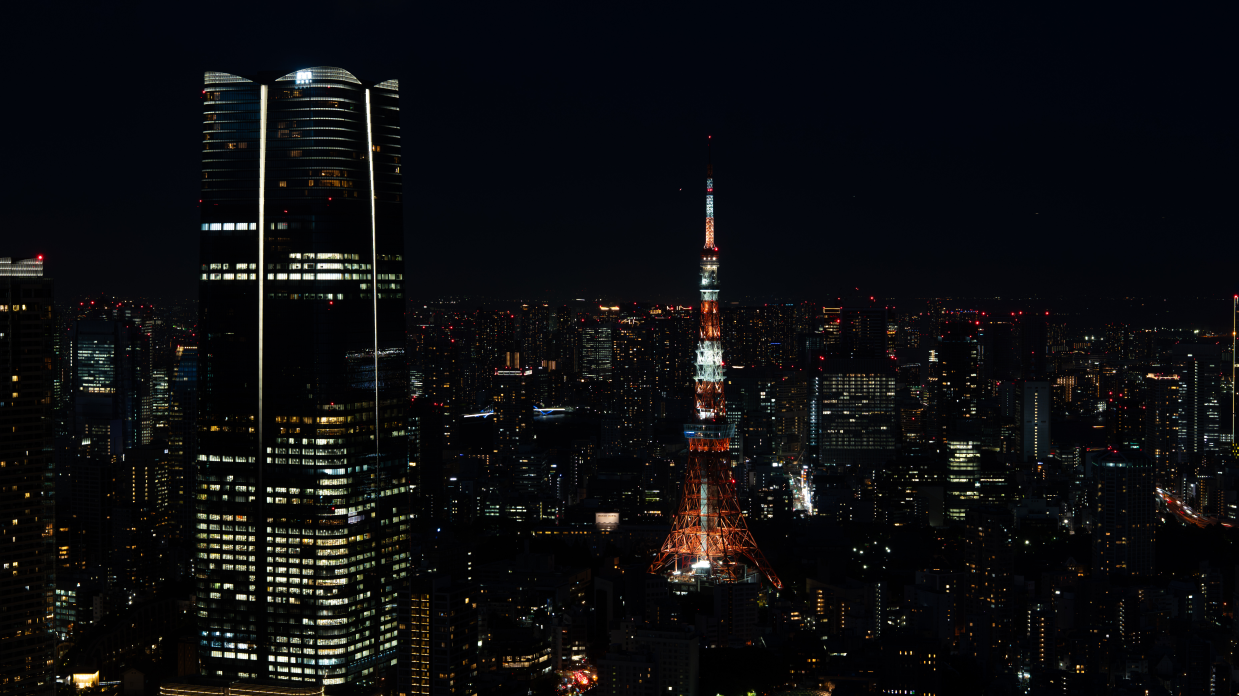
#> input picture assets/images/2025 Japan/Japan1.JPG, 6192 x 3480 px (shown at 1/5 size); its folder holds only this picture in this run
$ python optimize_photos.py
#> lines starting #> are read from the running program, lines starting #| are printed output that depends on the picture
from __future__ import annotations

import pathlib
from PIL import Image

ROOT = pathlib.Path(__file__).resolve().parents[1]
SOURCE_DIR = ROOT / "assets" / "images"
OUTPUT_DIR = ROOT / "assets" / "images" / "optimized"

SIZES = [480, 960, 1600]
WEBP_QUALITY = 80


def iter_source_images():
    for path in SOURCE_DIR.rglob("*"):
        if not path.is_file():
            continue
        if OUTPUT_DIR in path.parents:
            continue
        if path.suffix.lower() not in {".jpg", ".jpeg", ".png"}:
            continue
        yield path


def build_output_path(src_path: pathlib.Path, width: int) -> pathlib.Path:
    rel = src_path.relative_to(SOURCE_DIR)
    stem = rel.with_suffix("")
    return OUTPUT_DIR / f"{stem}-{width}w.webp"


def save_resized_webp(src_path: pathlib.Path):
    with Image.open(src_path) as img:
#> img is the input picture: PIL image 6192x3480 RGB; mean R, G, B 13, 13.4, 15.4
        original_width, original_height = img.size
#> original_width = 6192; original_height = 3480
        for width in SIZES:
            scale = width / float(original_width)
            height = int(original_height * scale)
            resized = img.resize((width, height), Image.LANCZOS)
            out_path = build_output_path(src_path, width)
            out_path.parent.mkdir(parents=True, exist_ok=True)
            resized.save(out_path, "WEBP", quality=WEBP_QUALITY, method=6)
#> this loop made 3 passes
#> pass 1, in save_resized_webp, `resized = img.resize((width, height), Image.LANCZOS)`:
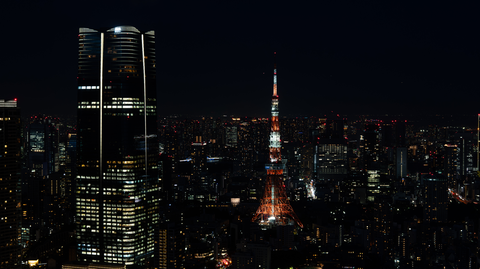
#> resized: PIL image 480x269 RGB; mean R, G, B 13.1, 13.5, 15.5
#> pass 2, in save_resized_webp, `resized = img.resize((width, height), Image.LANCZOS)`:
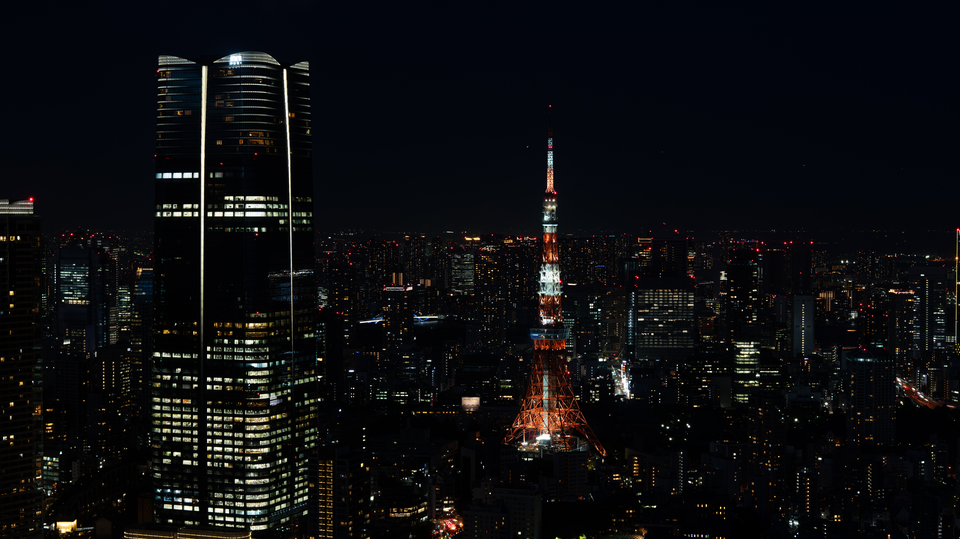
#> resized: PIL image 960x539 RGB; mean R, G, B 13, 13.5, 15.5
#> pass 3, in save_resized_webp, `resized = img.resize((width, height), Image.LANCZOS)`:
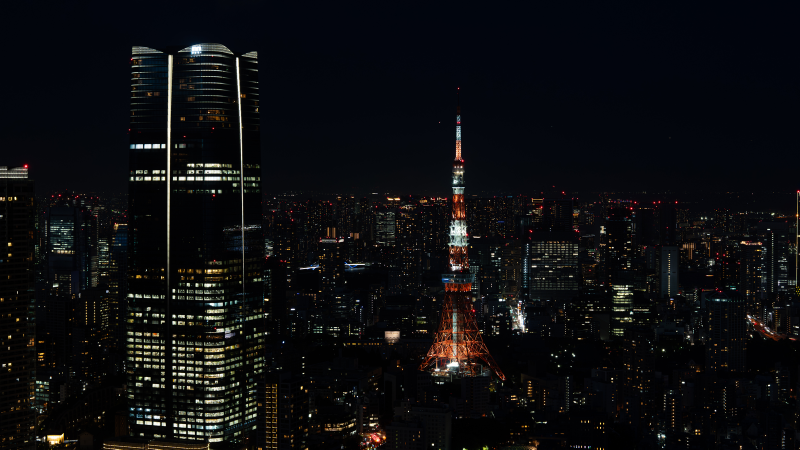
#> resized: PIL image 1600x899 RGB (shown at 1/2 size); mean R, G, B 13, 13.4, 15.4


def main():
    for image_path in iter_source_images():
        save_resized_webp(image_path)
#> pass 2 of the loop in main, `for image_path in iter_source_images():`:
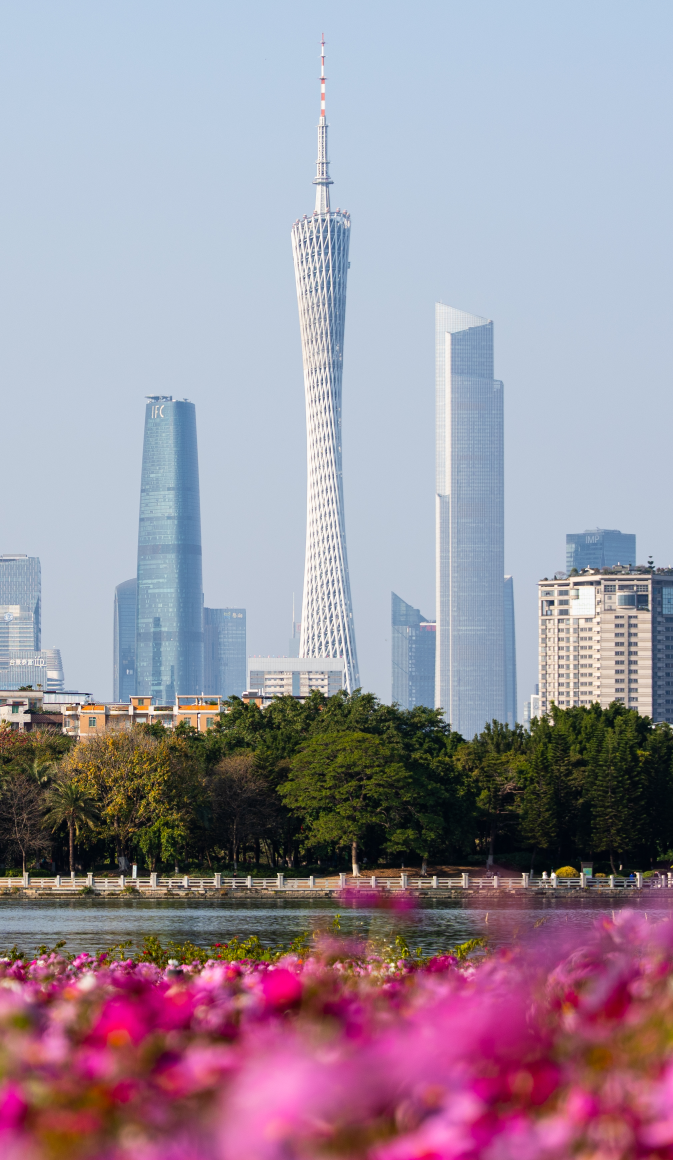
#> input picture assets/images/2026 Guangzhou/Guangzhou4.jpg, 2019 x 3480 px (shown at 1/3 size)
#> in save_resized_webp, img is the input picture: PIL image 2019x3480 RGB; mean R, G, B 156.7, 145.1, 159.3
#> the loop in save_resized_webp (call 2), `for width in SIZES:` made 3 passes
#> pass 1, in save_resized_webp (call 2), `resized = img.resize((width, height), Image.LANCZOS)`:
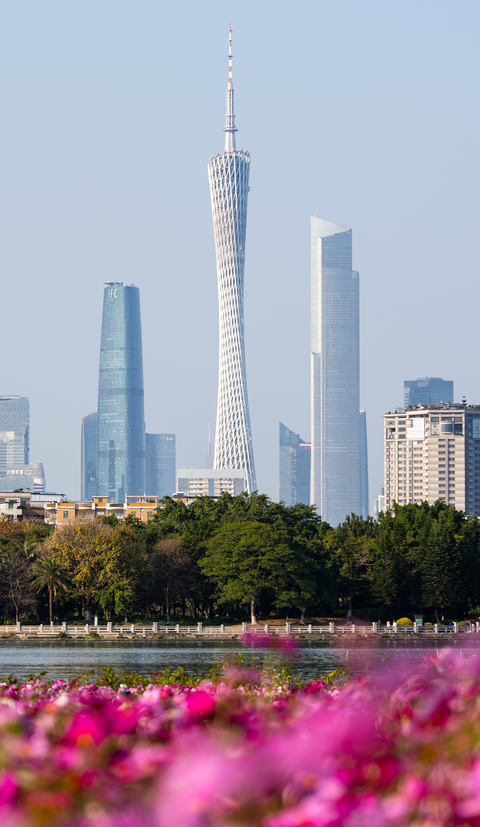
#> resized: PIL image 480x827 RGB; mean R, G, B 156.7, 145.1, 159.3


if __name__ == "__main__":
    main()
